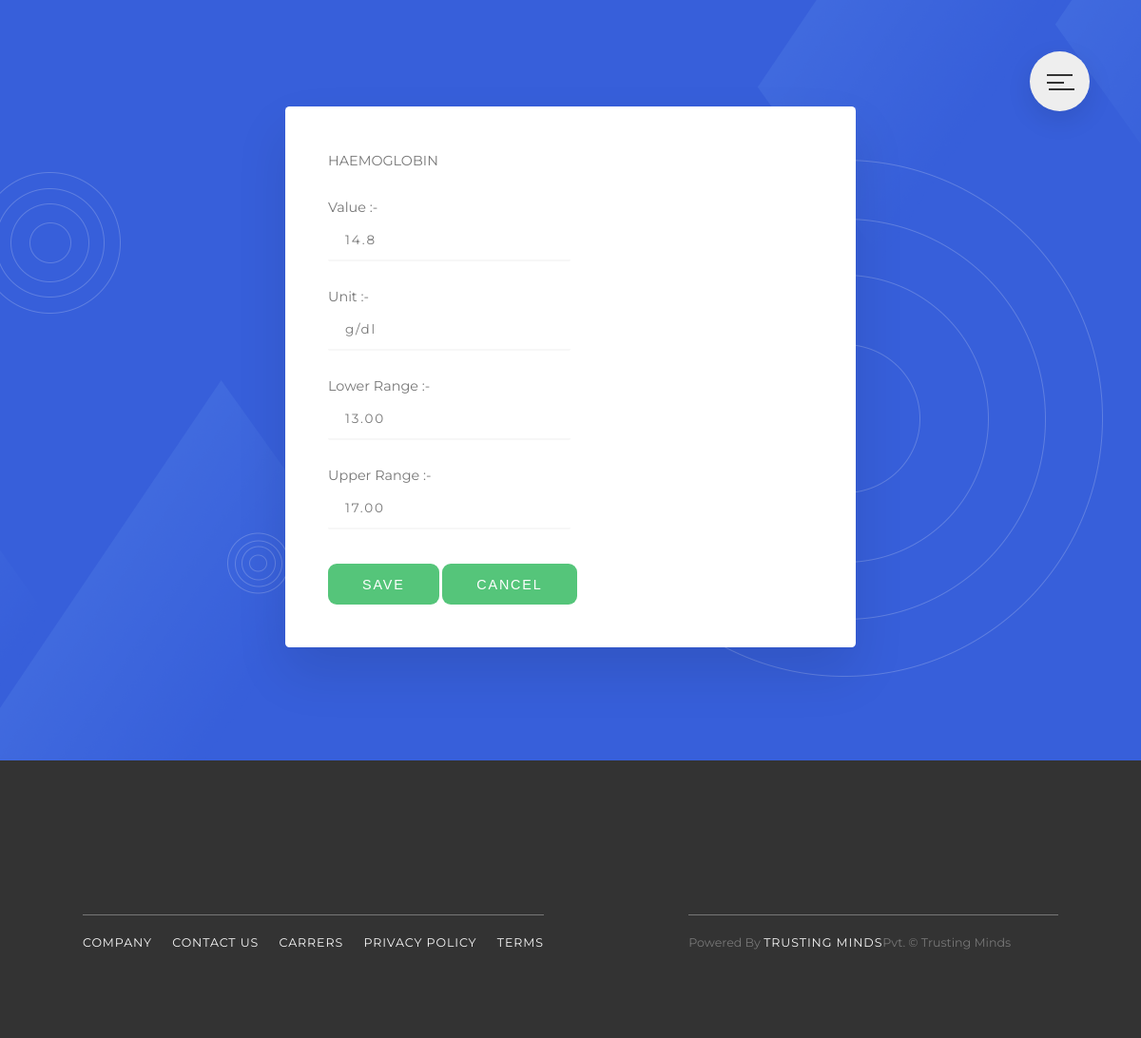
Page /update/1069 (signed in) on the committed database.
### patient/models.py (models this page shows, shortened)
class TestResult(models.Model):
    patient = models.ForeignKey(to=Patient, on_delete=models.CASCADE, unique=False)
    label = models.ForeignKey(to=Label, on_delete=models.CASCADE)
    value = models.CharField(max_length=10, blank=True)
    unit = models.CharField(max_length=55, blank=True)
    document = models.ForeignKey(to=Document, on_delete=models.CASCADE)
    lower_range = models.CharField(max_length=55,blank = True , null = True)
    upper_range = models.CharField(max_length=55,blank = True,null = True)
    class Meta:
        unique_together = ('patient', 'document', 'label')
        ordering = ['label', 'document','patient']

class Label(models.Model):
    name = models.CharField(max_length=55, blank=True, unique=True)
    category = models.ForeignKey('Category', default=1, on_delete=models.SET_NULL, null=True)
    def __str__(self) -> str:
        return f"{self.name}"

### patient/views.py (the view, shortened to what this page needs)
# urls.py: path('update/<int:pk>', TestResultUpdateView.as_view(), name='update-test-result'),
class TestResultUpdateView(LoginRequiredMixin, View):
    template_name = 'patient/test_result_update_form.html'
    def get(self, request,pk, *args, **kwargs):
        form = TestResultForm()
        obj=TestResult.objects.filter(id=pk)[0]
        context = {
            'form':form,
            'obj':obj,
        }
        return render(request, self.template_name, context)

### patient/forms.py
class TestResultForm(forms.Form):
    unit=forms.CharField(label='unit',max_length=55,required = False)
    upper_range=forms.CharField(label = 'upper_range',max_length=55,required = False)
    lower_range=forms.CharField(label = 'lower_range',max_length=55,required = False)
    value=forms.FloatField(label='value',required=True)

### patient/templates/patient/test_result_update_form.html
{% extends 'patient/base2.html' %}
{% load static %}
{% load widget_tweaks %}
{% block content %}
<div class="patient_profile">
      <div class="story GB">
	  	<form method="POST">{% csrf_token %}
        <div class=" GB ">
          {{obj.label}} <br><br>
		  Value :- {% render_field form.value type="text" name="value" placeholder="Value" value=obj.value required="required" class+="form__input" %}
		  <br>Unit :- {% render_field form.unit type="text" name="unit" placeholder="Unit" value=obj.unit class+="form__input" %}
      <br>Lower Range :- {% render_field form.lower_range type="text" name="lower_range" placeholder="Lower Range" value=obj.lower_range class+="form__input" %}
      <br>Upper Range :- {% render_field form.upper_range type="text" name="upper_range" placeholder="Upper Range" value=obj.upper_range class+="form__input" %}
        </div>
		<div class="form__group u-margin-top-medium">
            <button class="btn btn--green">
              Save
            </button>
            <button class="btn btn--green" onclick="window.history.back();">
              Cancel
            </button>
        </div>
		</form>
      </div>
</div>
{% endblock %}

### patient/static/patient/css/style.css (style rules this page uses)
*, *::after, *::before { margin: 0; padding: 0; box-sizing: inherit; }
html { font-size: 62.5%; }
@media only screen and (max-width: 75em) { html { font-size: 56.25%; } }
body { box-sizing: border-box; }
body { font-family: "Montserrat", sans-serif; font-weight: 400; line-height: 1.7; color: #777; background-color: #eeebebef; }
.u-margin-top-medium { margin-top: 4rem !important; }
.btn, .btn:link, .btn:visited { text-decoration: none; text-transform: uppercase; font-size: 1.6rem; letter-spacing: 0.2rem; word-spacing: 0.1rem; padding: 1.5rem 4rem; border-radius: 1rem; transition: all 0.2s; position: relative; border: none; cursor: pointer; }
.btn--green { background-color: #55c57a; color: #fff; display: inline-block; }
.form__input { color: inherit; font-family: inherit; font-size: 1.5rem; padding: 1.5rem 2rem; border-radius: 0.2rem; background-color: rgba(255, 255, 255, 0.5); border: none; border-bottom: 0.3rem solid #f7f7f7; width: 50%; display: block; letter-spacing: 0.2rem; transition: all 0.3s; }
.story { position: absolute; top: 2%; left: 25%; width: 50%; margin: 10rem auto; box-shadow: 0 3rem 6rem rgba(0, 0, 0, 0.1); background-color: #fff; border-radius: 0.5rem; padding: 5rem; font-size: 1.6rem; }
.patient_profile { background-image: url(../img/3.png); background-size: cover; background-position: top; height: 100vh; }

### rows in the picture
TestResult: label "HAEMOGLOBIN", value "14.8", unit "g/dl", lower_range "13.00", upper_range "17.00"
